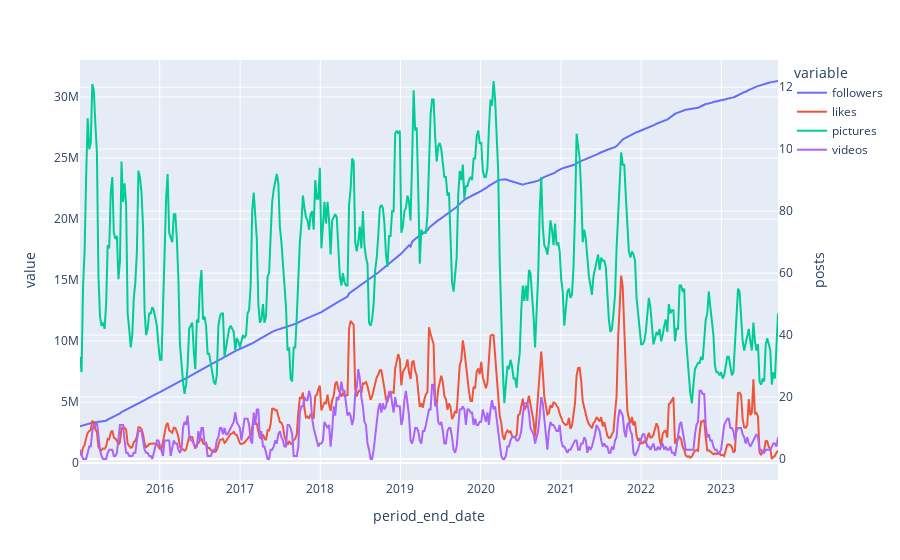

Notebook source saved alongside this figure:
### Code cell
brand_name = "Versace"
plotting_df = data[lambda x: x['business_entity_doing_business_as_name'] == brand_name][['period_end_date','followers','pictures','videos','comments','likes']].drop_duplicates().copy()

# Create Plotly Express plot
fig = px.line(versace_clean_data, x='period_end_date', y=['followers','likes'])

# Add another trace for Value2 on a secondary y-axis
fig.add_trace(go.Scatter(x=versace_clean_data['period_end_date'], y=versace_clean_data['pictures'], name='pictures', yaxis='y2'))
fig.add_trace(go.Scatter(x=versace_clean_data['period_end_date'], y=versace_clean_data['videos'], name='videos', yaxis='y2'))
#fig.add_trace(go.Scatter(x=versace_clean_data['period_end_date'], y=versace_clean_data['comments'], name='comments', yaxis='y3'))

# Update layout to add secondary y-axis
fig.update_layout(
    yaxis2=dict(title='posts', overlaying='y', side='right'),
    #yaxis3=dict(title='comments', overlaying='y', side='left')
)

# Show plot
fig.show()

### Figure 1 — Plotly figure (JSON) as saved in the notebook; plotly's stock layout.template omitted (floating-point values rounded to 4 significant figures; data arrays with more than 128 entries replaced by an {"elided": "..."} marker saying what was removed)
{"data": [{"hovertemplate": "variable=followers<br>period_end_date=%{x}<br>value=%{y}<extra></extra>", "legendgroup": "followers", "line": {"color": "#636efa", "dash": "solid"}, "marker": {"symbol": "circle"}, "mode": "lines", "name": "followers", "orientation": "v", "showlegend": true, "type": "scatter", "x": {"elided": "455 str values"}, "xaxis": "x", "y": {"elided": "455 int values"}, "yaxis": "y"}, {"hovertemplate": "variable=likes<br>period_end_date=%{x}<br>value=%{y}<extra></extra>", "legendgroup": "likes", "line": {"color": "#EF553B", "dash": "solid"}, "marker": {"symbol": "circle"}, "mode": "lines", "name": "likes", "orientation": "v", "showlegend": true, "type": "scatter", "x": {"elided": "455 str values"}, "xaxis": "x", "y": {"elided": "455 int values"}, "yaxis": "y"}, {"name": "pictures", "type": "scatter", "x": {"elided": "455 str values"}, "y": {"elided": "455 int values"}, "yaxis": "y2"}, {"name": "videos", "type": "scatter", "x": {"elided": "455 str values"}, "y": {"elided": "455 int values"}, "yaxis": "y2"}], "layout": {"legend": {"title": {"text": "variable"}, "tracegroupgap": 0}, "margin": {"t": 60}, "xaxis": {"anchor": "y", "domain": [0, 1], "title": {"text": "period_end_date"}}, "yaxis": {"anchor": "x", "domain": [0, 1], "title": {"text": "value"}}, "yaxis2": {"overlaying": "y", "side": "right", "title": {"text": "posts"}}}}
